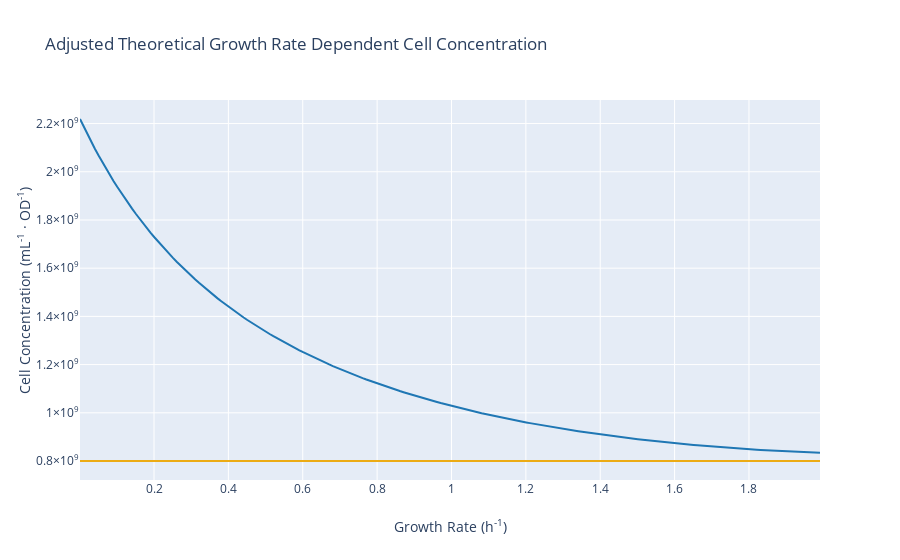

Here is the notebook cell this chart was saved with:
### Code cell
trace = go.Scatter(
    name='Measurement',
    x=ageRange,
    y=[popCellCount(i) for i in ageRange],
    mode='lines',
    line=dict(color='rgb(31, 119, 180)'))

trace1 = go.Scatter(
    name='Measurement',
    x=ageRange,
    y=[8.0*10.0**8.0]*len(ageRange),
    mode='lines',
    line=dict(color='rgb(236, 171, 20)'))


# Trace order can be important
# with continuous error bars
data = [trace, trace1]

layout = go.Layout(
    xaxis=dict(title='Growth Rate (h<sup>-1</sup>)'),
    yaxis=dict(title='Cell Concentration (mL<sup>-1</sup> &#183; OD<sup>-1</sup>)', exponentformat = 'power'),
    title='Adjusted Theoretical Growth Rate Dependent Cell Concentration',
    showlegend = False)

fig = go.Figure(data=data, layout=layout)
iplot(fig, filename='pandas-continuous-error-bars')

### Figure 1 — Plotly figure (JSON) as saved in the notebook; plotly's stock layout.template omitted (floating-point values rounded to 4 significant figures; data arrays with more than 128 entries replaced by an {"elided": "..."} marker saying what was removed)
{"data": [{"line": {"color": "rgb(31, 119, 180)"}, "mode": "lines", "name": "Measurement", "type": "scatter", "x": {"elided": "200 float values"}, "y": {"elided": "200 float values"}}, {"line": {"color": "rgb(236, 171, 20)"}, "mode": "lines", "name": "Measurement", "type": "scatter", "x": {"elided": "200 float values"}, "y": {"elided": "200 int values"}}], "layout": {"showlegend": false, "title": {"text": "Adjusted Theoretical Growth Rate Dependent Cell Concentration"}, "xaxis": {"title": {"text": "Growth Rate (h<sup>-1</sup>)"}}, "yaxis": {"exponentformat": "power", "title": {"text": "Cell Concentration (mL<sup>-1</sup> &#183; OD<sup>-1</sup>)"}}}}
